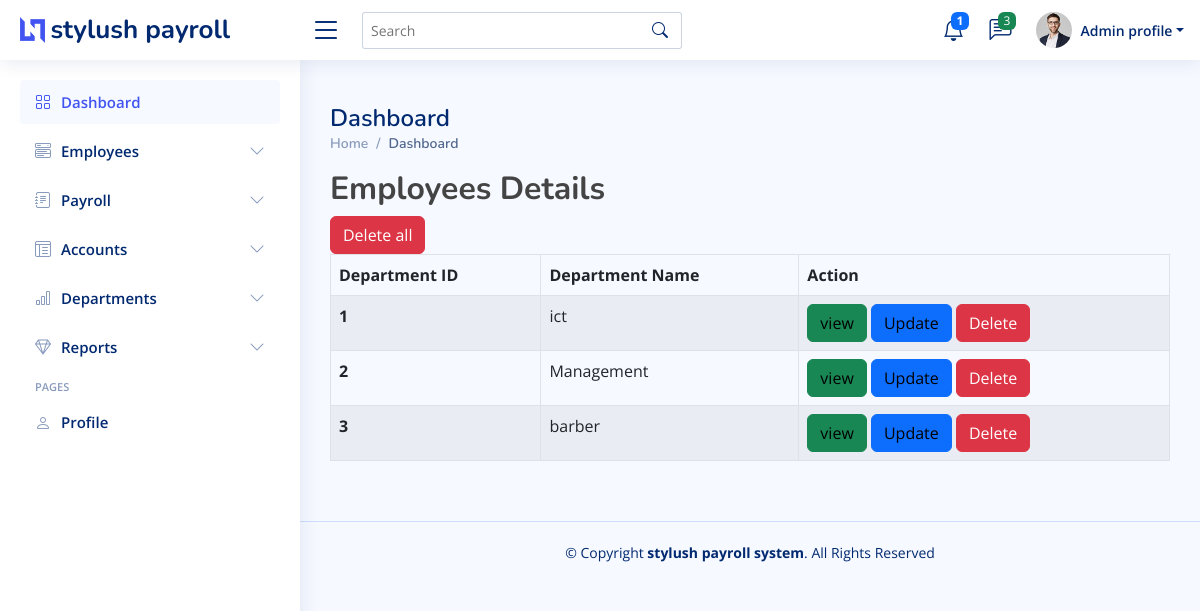
Page /home/manageDepartments/ on the committed database.
### first/models.py (models this page shows, shortened)
class Department(models.Model):
    id = models.IntegerField(primary_key=True)
    name = models.CharField(max_length=255)

### first/departmentViews.py (the view)
# urls.py: path('manageDepartments/', departmentViews.departmentList, name='manageDepartments'),
def departmentList(request):
    departments = Department.objects.all()
    context = {'departments' : departments}
    return render(request,'Dashboard/manageDepartments.html', context)

### first/templates/Dashboard/manageDepartments.html (shortened to what this page needs)
  <!DOCTYPE html>
{% load static %}
<html lang="en">
<head>
  <link href="{% static 'vendor/bootstrap/css/bootstrap.min.css' %}" rel="stylesheet">
  <link href="{% static 'vendor/bootstrap-icons/bootstrap-icons.css' %}" rel="stylesheet">
  <link href="{% static 'vendor/boxicons/css/boxicons.min.css' %}" rel="stylesheet">
  <link href="{% static 'vendor/quill/quill.snow.css' %}" rel="stylesheet">
  <link href="{% static 'vendor/quill/quill.bubble.css' %}" rel="stylesheet">
  <link href="{% static 'vendor/remixicon/remixicon.css' %}" rel="stylesheet">
  <link href="{% static 'vendor/simple-datatables/style.css' %}" rel="stylesheet">
  <link href="{% static 'css/style.css' %}" rel="stylesheet">
</head>
<body>
  <header id="header" class="header fixed-top d-flex align-items-center">
    <div class="d-flex align-items-center justify-content-between">
      <a href="{% url 'index' %}" class="logo d-flex align-items-center">
        <img src="{% static 'img/logo.png'  %}" alt="">
        <span class="d-none d-lg-block">stylush payroll</span>
      </a>
      <i class="bi bi-list toggle-sidebar-btn"></i>
    </div>
    <div class="search-bar">
      <form class="search-form d-flex align-items-center" method="POST" action="#">
        <input type="text" name="query" placeholder="Search" title="Enter search keyword">
        <button type="submit" title="Search"><i class="bi bi-search"></i></button>
      </form>
    </div>
    <nav class="header-nav ms-auto">
      <ul class="d-flex align-items-center">
        <li class="nav-item dropdown">
          <a class="nav-link nav-icon" href="#" data-bs-toggle="dropdown">
            <i class="bi bi-bell"></i>
            <span class="badge bg-primary badge-number"><b>1</b></span>
          </a>
        </li>
        <li class="nav-item dropdown">
          <a class="nav-link nav-icon" href="#" data-bs-toggle="dropdown">
            <i class="bi bi-chat-left-text"></i>
            <span class="badge bg-success badge-number">3</span>
          </a>
        <li class="nav-item dropdown pe-3">
          <a class="nav-link nav-profile d-flex align-items-center pe-0" href="#" data-bs-toggle="dropdown">
            <img src="{% static 'img/profile-img.jpg'   %}" alt="Profile" class="rounded-circle">
            <span class="d-none d-md-block dropdown-toggle ps-2">Admin profile</span>
          </a>
        </li>
      </ul>
    </nav>
  </header>
  <aside id="sidebar" class="sidebar">
    <ul class="sidebar-nav" id="sidebar-nav">
      <li class="nav-item">
        <a class="nav-link " href="{% url 'index' %}">
          <i class="bi bi-grid"></i>
          <span>Dashboard</span>
        </a>
      </li>
      <li class="nav-item">
        <a class="nav-link collapsed" data-bs-target="#components-nav" data-bs-toggle="collapse" href="#">
          <i class="bi bi-menu-button-wide"></i><span>Employees</span><i class="bi bi-chevron-down ms-auto"></i>
        </a>
      </li>
      <li class="nav-item">
        <a class="nav-link collapsed" data-bs-target="#forms-nav" data-bs-toggle="collapse" href="#">
          <i class="bi bi-journal-text"></i><span>Payroll</span><i class="bi bi-chevron-down ms-auto"></i>
        </a>
      </li>
      <li class="nav-item">
        <a class="nav-link collapsed" data-bs-target="#tables-nav" data-bs-toggle="collapse" href="#">
          <i class="bi bi-layout-text-window-reverse"></i><span>Accounts</span><i class="bi bi-chevron-down ms-auto"></i>
        </a>
      </li>
      <li class="nav-item">
        <a class="nav-link collapsed" data-bs-target="#charts-nav" data-bs-toggle="collapse" href="#">
          <i class="bi bi-bar-chart"></i><span>Departments</span><i class="bi bi-chevron-down ms-auto"></i>
        </a>
      </li>
      <li class="nav-item">
        <a class="nav-link collapsed" data-bs-target="#icons-nav" data-bs-toggle="collapse" href="#">
          <i class="bi bi-gem"></i><span>Reports</span><i class="bi bi-chevron-down ms-auto"></i>
        </a>
      </li>
      <li class="nav-heading">Pages</li>
      <li class="nav-item">
        <a class="nav-link collapsed" href="{% url 'profile'   %}">
          <i class="bi bi-person"></i>
          <span>Profile</span>
        </a>
      </li>
    </ul>
  </aside>
                                           END SIDE BAR
<main id="main" class="main">
  <div class="pagetitle">
    <h1>Dashboard</h1>
    <nav>
      <ol class="breadcrumb">
        <li class="breadcrumb-item"><a href="{% url 'index' %}">Home</a></li>
        <li class="breadcrumb-item active">Dashboard</li>
      </ol>
    </nav>
  </div>
  <section class="section dashboard">
    <div class="row">
      <div class="container-xl">
        <div class="table-responsive">
            <div class="table-wrapper">
                <div class="table-title">
                    <div class="row">
                        <div class="col-sm-8"><h2><b>Employees</b> <b>Details</b></h2></div>
                    </div>
                </div>
                <div class="row">
                  <form method="POST" action="{% url 'departments_delete' %}" enctype="multipart/form-data">
                    <button type="submit" class="btn btn-danger">Delete all</button>
                </form>
                </div>
                <table class="table table-striped table-hover table-bordered">
                    <thead>
                        <tr>
                            <th scope="col">Department ID</th>
                            <th scope="col">Department Name</th>
                            <th scope="col"> Action</th>
                        </tr>
                    </thead>
                    <tbody>
                      {% for department in departments  %}
                      <tr>
                        <th>{{ department.id }}</th>
                        <td scope="row">{{ department.name }}</td>
                        <td>
                          <button class="btn btn-success"><a class="lin" href="">view</a></button>
                          <button class="btn btn-primary"><a class="lin" href="">Update</a></button>
                          <button action="{% url 'removeDepartment' department.id %}" class="btn btn-danger">Delete</button>
                        </td>
                      </tr>
                      {% endfor %}
                    </tbody>
                </table>
            </div>
        </div>
    </div>
    </div>
  </section>
</main>
  <footer id="footer" class="footer">
    <div class="copyright">
      &copy; Copyright <strong><span>stylush payroll system</span></strong>. All Rights Reserved
    </div>
  </footer>
</body>
</html>

### static/css/style.css (style rules this page uses)
:root { scroll-behavior: smooth; }
body { font-family: "Open Sans", sans-serif; background: #f6f9ff; color: #444444; }
a { color: #4154f1; text-decoration: none; }
h1, h2, h3, h4, h5, h6 { font-family: "Nunito", sans-serif; }
#main { margin-top: 60px; padding: 20px 30px; transition: all 0.3s; }
.pagetitle { margin-bottom: 10px; }
.pagetitle h1 { font-size: 24px; margin-bottom: 0; font-weight: 600; color: #012970; }
.breadcrumb { font-size: 14px; font-family: "Nunito", sans-serif; color: #899bbd; font-weight: 600; }
.breadcrumb a { color: #899bbd; transition: 0.3s; }
.breadcrumb .breadcrumb-item::before { color: #899bbd; }
.breadcrumb .active { color: #51678f; font-weight: 600; }
.logo { line-height: 1; }
@media (min-width: 1200px) { .logo { width: 280px; } }
.logo img { max-height: 26px; margin-right: 6px; }
.logo span { font-size: 26px; font-weight: 700; color: #012970; font-family: "Nunito", sans-serif; }
.header { transition: all 0.5s; z-index: 997; height: 60px; box-shadow: 0px 2px 20px rgba(1, 41, 112, 0.1); background-color: #fff; padding-left: 20px; }
.header .toggle-sidebar-btn { font-size: 32px; padding-left: 10px; cursor: pointer; color: #012970; }
.header .search-bar { min-width: 360px; padding: 0 20px; }
.header .search-form { width: 100%; }
.header .search-form input { border: 0; font-size: 14px; color: #012970; border: 1px solid rgba(1, 41, 112, 0.2); padding: 7px 38px 7px 8px; border-radius: 3px; transition: 0.3s; width: 100%; }
.header .search-form button { border: 0; padding: 0; margin-left: -30px; background: none; }
.header .search-form button i { color: #012970; }
.header-nav ul { list-style: none; }
.header-nav>ul { margin: 0; padding: 0; }
.header-nav .nav-icon { font-size: 22px; color: #012970; margin-right: 25px; position: relative; }
.header-nav .nav-profile { color: #012970; }
.header-nav .nav-profile img { max-height: 36px; }
.header-nav .nav-profile span { font-size: 14px; font-weight: 600; }
.header-nav .badge-number { position: absolute; inset: -2px -5px auto auto; font-weight: normal; font-size: 12px; padding: 3px 6px; }
.sidebar { position: fixed; top: 60px; left: 0; bottom: 0; width: 300px; z-index: 996; transition: all 0.3s; padding: 20px; overflow-y: auto; scrollbar-width: thin; scrollbar-color: #aab7cf transparent; box-shadow: 0px 0px 20px rgba(1, 41, 112, 0.1); background-color: #fff; }
@media (min-width: 1200px) { #main, #footer { margin-left: 300px; } }
.sidebar-nav { padding: 0; margin: 0; list-style: none; }
.sidebar-nav li { padding: 0; margin: 0; list-style: none; }
.sidebar-nav .nav-item { margin-bottom: 5px; }
.sidebar-nav .nav-heading { font-size: 11px; text-transform: uppercase; color: #899bbd; font-weight: 600; margin: 10px 0 5px 15px; }
.sidebar-nav .nav-link { display: flex; align-items: center; font-size: 15px; font-weight: 600; color: #4154f1; transition: 0.3; background: #f6f9ff; padding: 10px 15px; border-radius: 4px; }
.sidebar-nav .nav-link i { font-size: 16px; margin-right: 10px; color: #4154f1; }
.sidebar-nav .nav-link.collapsed { color: #012970; background: #fff; }
.sidebar-nav .nav-link.collapsed i { color: #899bbd; }
.sidebar-nav .nav-link .bi-chevron-down { margin-right: 0; transition: transform 0.2s ease-in-out; }
.footer { padding: 20px 0; font-size: 14px; transition: all 0.3s; border-top: 1px solid #cddfff; }
.footer .copyright { text-align: center; color: #012970; }

### first/templates/Dashboard/manageDepartments.html (style rules this page uses)
.lin { color : black; }

### rows in the picture
Department: id "1", name "ict"
Department: id "2", name "Management"
Department: id "3", name "barber"
